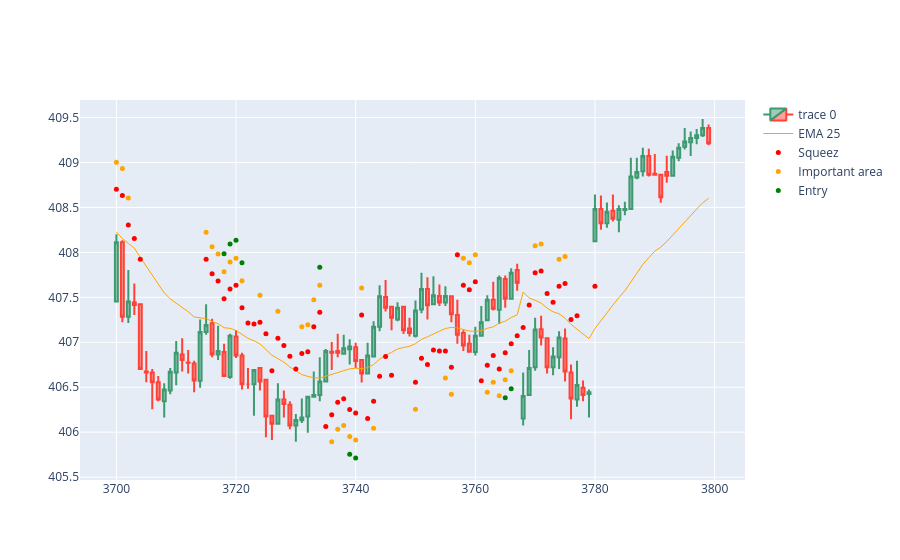

Here is the notebook cell this chart was saved with:
### Code cell
import plotly.io as pio
import plotly.graph_objects as go  

dfpl = df[3700:3800]

fig = go.Figure(
    data=[
        go.Candlestick(
            x=dfpl.index,
            open=dfpl['open_5min'],
            high=dfpl['high_5min'],
            low=dfpl['low_5min'],
            close=dfpl['close_5min']),
        go.Scatter(
            x=dfpl.index, 
            y=dfpl['ema25'],
            line=dict(color='orange', width=1), 
            name="EMA 25"),
    ]
)

fig.add_scatter(x=dfpl.index, y=dfpl['squezzeArea'], mode="markers", marker=dict(size=5, color="red"), name="Squeez")
fig.add_scatter(x=dfpl.index, y=dfpl['squeezeCloseToEmaArea'], mode="markers", marker=dict(size=5, color="orange"), name="Important area")
fig.add_scatter(x=dfpl.index, y=dfpl['posibleBreakArea'], mode="markers", marker=dict(size=5, color="green"), name="Entry")

fig.update_layout(xaxis_rangeslider_visible=False)
fig.show()
